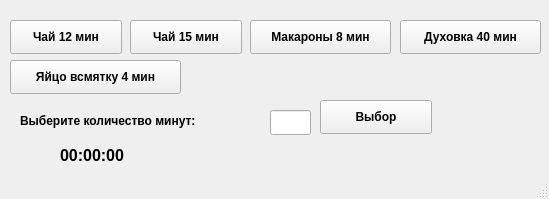
<?xml version="1.0" encoding="UTF-8"?>
<ui version="4.0">
 <class>MainWindow</class>
 <widget class="QMainWindow" name="MainWindow">
  <property name="geometry">
   <rect>
    <x>0</x>
    <y>0</y>
    <width>549</width>
    <height>199</height>
   </rect>
  </property>
  <property name="windowTitle">
   <string>KitchenTimer v.0.1</string>
  </property>
  <widget class="QWidget" name="centralwidget">
   <widget class="QPushButton" name="tea_12">
    <property name="geometry">
     <rect>
      <x>10</x>
      <y>20</y>
      <width>112</width>
      <height>34</height>
     </rect>
    </property>
    <property name="font">
     <font>
      <family>Arial</family>
      <weight>75</weight>
      <bold>true</bold>
     </font>
    </property>
    <property name="text">
     <string>Чай 12 мин</string>
    </property>
   </widget>
   <widget class="QPushButton" name="tea_15">
    <property name="geometry">
     <rect>
      <x>130</x>
      <y>20</y>
      <width>112</width>
      <height>34</height>
     </rect>
    </property>
    <property name="font">
     <font>
      <family>Arial</family>
      <weight>75</weight>
      <bold>true</bold>
     </font>
    </property>
    <property name="text">
     <string>Чай 15 мин</string>
    </property>
   </widget>
   <widget class="QPushButton" name="makaron_8">
    <property name="geometry">
     <rect>
      <x>250</x>
      <y>20</y>
      <width>141</width>
      <height>34</height>
     </rect>
    </property>
    <property name="font">
     <font>
      <family>Arial</family>
      <weight>75</weight>
      <bold>true</bold>
     </font>
    </property>
    <property name="text">
     <string>Макароны 8 мин</string>
    </property>
   </widget>
   <widget class="QPushButton" name="duh_40">
    <property name="geometry">
     <rect>
      <x>400</x>
      <y>20</y>
      <width>141</width>
      <height>34</height>
     </rect>
    </property>
    <property name="font">
     <font>
      <family>Arial</family>
      <weight>75</weight>
      <bold>true</bold>
     </font>
    </property>
    <property name="text">
     <string>Духовка 40 мин</string>
    </property>
   </widget>
   <widget class="QPushButton" name="select_key">
    <property name="geometry">
     <rect>
      <x>320</x>
      <y>100</y>
      <width>112</width>
      <height>34</height>
     </rect>
    </property>
    <property name="font">
     <font>
      <family>Arial</family>
      <weight>75</weight>
      <bold>true</bold>
     </font>
    </property>
    <property name="text">
     <string>Выбор</string>
    </property>
   </widget>
   <widget class="QLineEdit" name="select_text">
    <property name="geometry">
     <rect>
      <x>270</x>
      <y>110</y>
      <width>41</width>
      <height>25</height>
     </rect>
    </property>
    <property name="font">
     <font>
      <family>Arial</family>
      <weight>75</weight>
      <bold>true</bold>
     </font>
    </property>
   </widget>
   <widget class="QLabel" name="label">
    <property name="geometry">
     <rect>
      <x>20</x>
      <y>110</y>
      <width>241</width>
      <height>21</height>
     </rect>
    </property>
    <property name="font">
     <font>
      <family>Arial</family>
      <weight>75</weight>
      <bold>true</bold>
     </font>
    </property>
    <property name="text">
     <string>Выберите количество минут:</string>
    </property>
   </widget>
   <widget class="QPushButton" name="egg_4">
    <property name="geometry">
     <rect>
      <x>10</x>
      <y>60</y>
      <width>171</width>
      <height>34</height>
     </rect>
    </property>
    <property name="font">
     <font>
      <family>Arial</family>
      <weight>75</weight>
      <bold>true</bold>
     </font>
    </property>
    <property name="text">
     <string>Яйцо всмятку 4 мин</string>
    </property>
   </widget>
   <widget class="QLabel" name="timer_view">
    <property name="geometry">
     <rect>
      <x>60</x>
      <y>140</y>
      <width>121</width>
      <height>31</height>
     </rect>
    </property>
    <property name="font">
     <font>
      <family>Arial</family>
      <pointsize>12</pointsize>
      <weight>75</weight>
      <bold>true</bold>
     </font>
    </property>
    <property name="text">
     <string>00:00:00</string>
    </property>
   </widget>
  </widget>
  <widget class="QMenuBar" name="menubar">
   <property name="geometry">
    <rect>
     <x>0</x>
     <y>0</y>
     <width>549</width>
     <height>26</height>
    </rect>
   </property>
  </widget>
  <widget class="QStatusBar" name="statusbar"/>
 </widget>
 <resources/>
 <connections/>
</ui>
